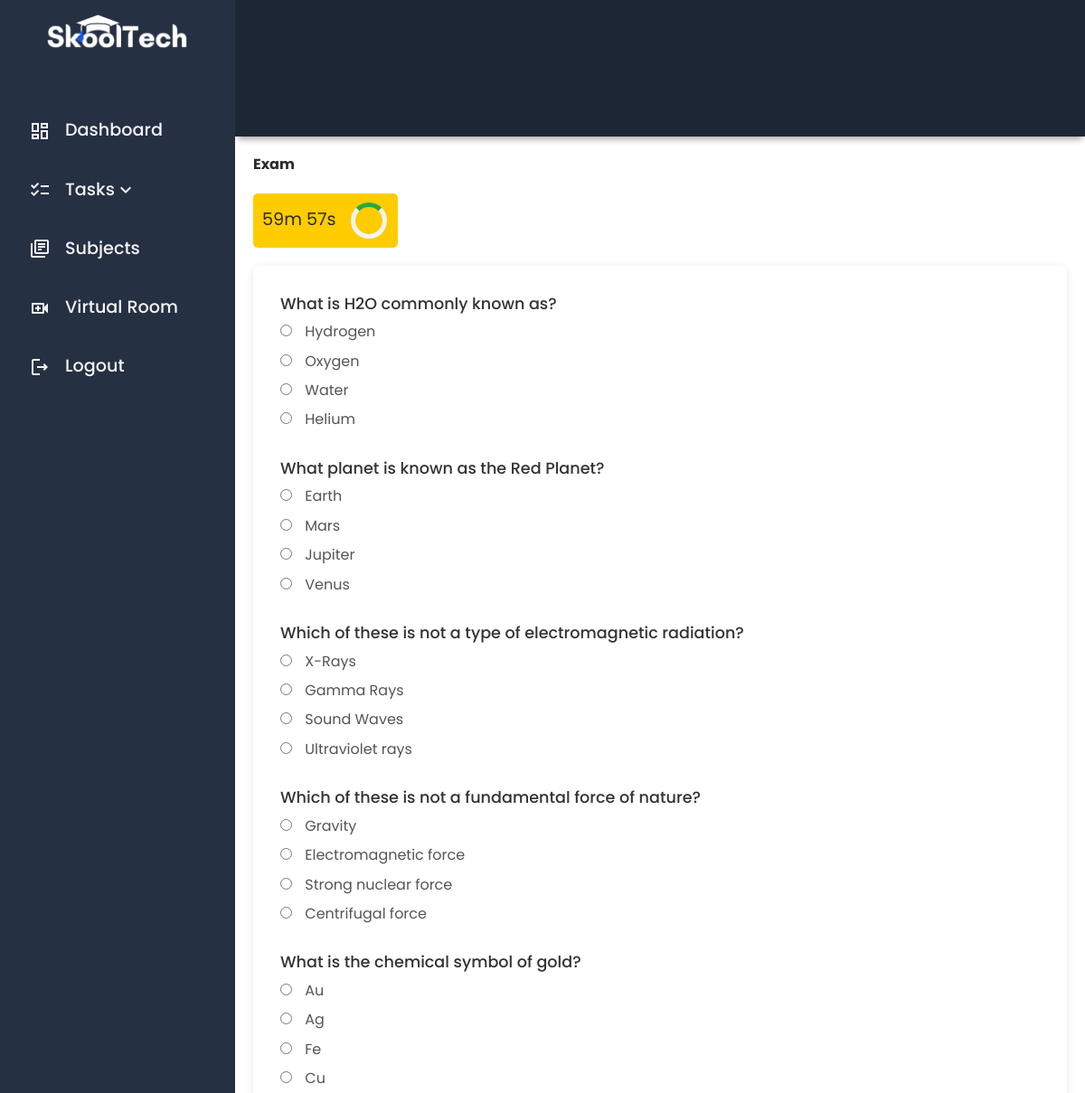
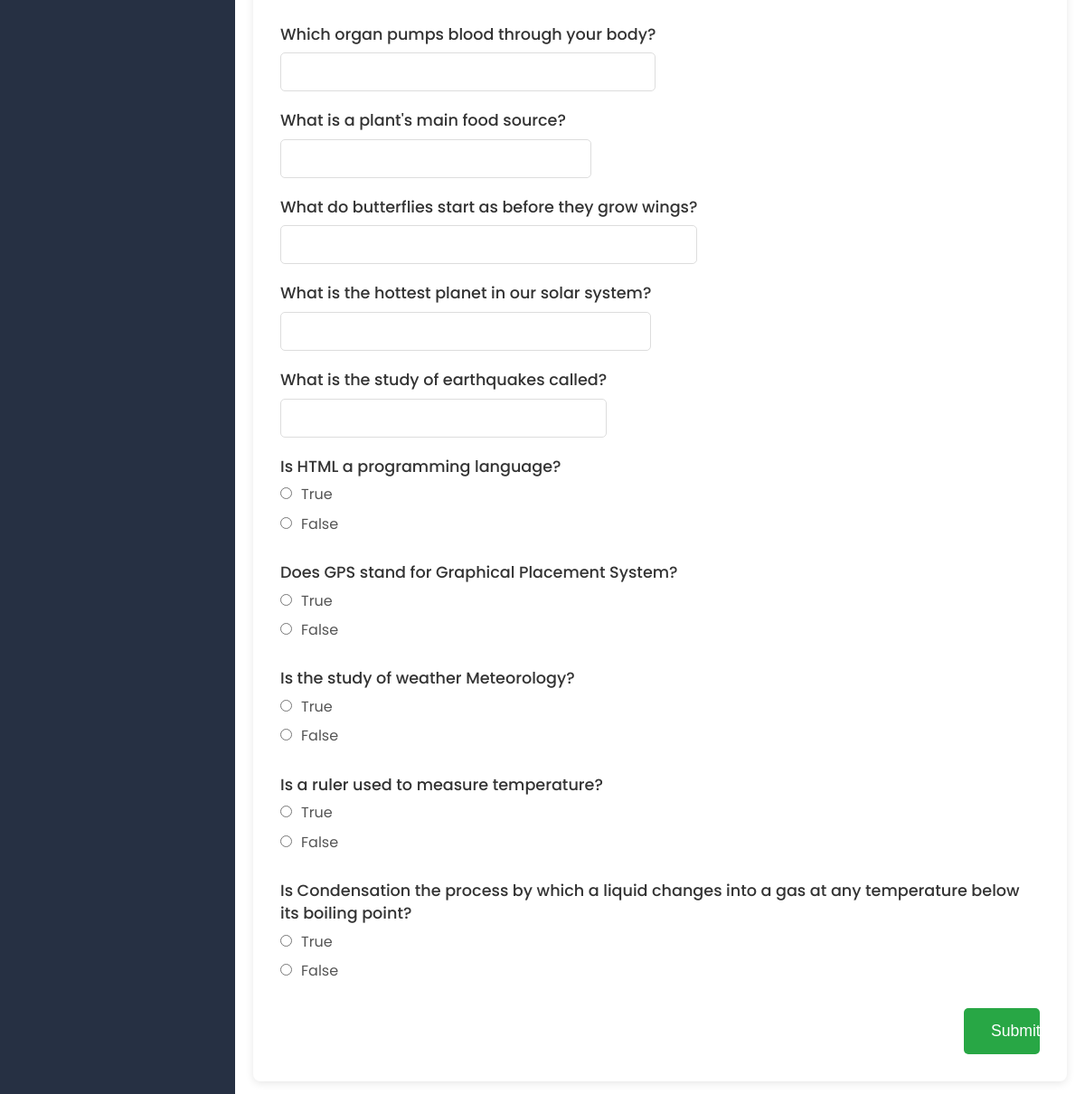
/take_exam.php?exam_id=1 (signed in), run on the app's committed database (2 pictures, top to bottom).
### tables this page shows
CREATE TABLE exam_questions (
    id INT AUTO_INCREMENT PRIMARY KEY,
    exam_id INT NOT NULL,
    question_type ENUM('multiple_choice', 'identification', 'true_false') NOT NULL,
    question_text TEXT NOT NULL,
    choice_a VARCHAR(255),
    choice_b VARCHAR(255),
    choice_c VARCHAR(255),
    choice_d VARCHAR(255),
    correct_answer VARCHAR(255),
    FOREIGN KEY (exam_id) REFERENCES exams(id)
);

### take_exam.php (the view, shortened to what this page needs)
<?php
$servername = "localhost";
$username = "root";
$password = "";
$dbname = "skooltech";
$conn = new mysqli($servername, $username, $password, $dbname);
$exam_id = intval($_GET['exam_id']);
$sql_questions = "SELECT * FROM exam_questions WHERE exam_id = ?";
$stmt_questions = $conn->prepare($sql_questions);
$stmt_questions->bind_param("i", $exam_id);
$stmt_questions->execute();
$result_questions = $stmt_questions->get_result();
?>
<!DOCTYPE html>
<html lang="en">
<head>
    <link rel="stylesheet" href="./dist/scss/main.min.css">
</head>
<body>
<div class="grid-container">
    <div class="header">
    </div>
    <div id="sidenav">
        <div class="sidenav__wrapper">
            <div class="sidenav__img">
                <img src="./dist/img/skooltech-logo.png" alt="">
            </div>
            <div class="sidenav-list">
                <ul>
                    <li><a href="./user_dashboard.php"><span class="material-icons-outlined">dashboard</span>Dashboard</a></li>
                    <li>
                        <a href="#" class="dropdown-toggle">
                            <span class="material-icons-outlined">checklist</span> Tasks
                            <span class="material-icons-outlined chevron-icon">keyboard_arrow_down</span>
                        </a>
                    </li>
                    <li>
                        <a href="./user_subjects.php"><span class="material-icons-outlined">library_books</span> Subjects</a>
                    </li>
                    <li><a href="user_virtualroom.php"><span class="material-icons-outlined">video_call</span>Virtual Room</a></li>
                    <li><a href="logout.php"><span class="material-icons-outlined">logout</span>Logout</a></li>
                </ul>
            </div>
        </div>
    </div>
    <main class="main-container">
        <h2>Exam</h2>
        <div class="timer-container">
            <div class="timer" id="timer"></div>
            <div class="spinner"></div>
        </div>
            <form id="examForm" action="take_exam.php?exam_id=<?php echo htmlspecialchars($exam_id); ?>" method="POST">
                <?php while ($row = $result_questions->fetch_assoc()): ?>
                    <div class="question">
                        <p><?php echo htmlspecialchars($row['question_text']); ?></p>
                        <?php if ($row['question_type'] == 'multiple_choice'): ?>
                            <label>
                                <input type="radio" name="answers[<?php echo htmlspecialchars($row['id']); ?>]" value="A" required>
                                <?php echo htmlspecialchars($row['choice_a']); ?>
                            </label>
                            <label>
                                <input type="radio" name="answers[<?php echo htmlspecialchars($row['id']); ?>]" value="B" required>
                                <?php echo htmlspecialchars($row['choice_b']); ?>
                            </label>
                            <label>
                                <input type="radio" name="answers[<?php echo htmlspecialchars($row['id']); ?>]" value="C" required>
                                <?php echo htmlspecialchars($row['choice_c']); ?>
                            </label>
                            <label>
                                <input type="radio" name="answers[<?php echo htmlspecialchars($row['id']); ?>]" value="D" required>
                                <?php echo htmlspecialchars($row['choice_d']); ?>
                            </label>
                        <?php elseif ($row['question_type'] == 'true_false'): ?>
                            <label>
                                <input type="radio" name="answers[<?php echo htmlspecialchars($row['id']); ?>]" value="true" required>True
                            </label>
                            <label>
                                <input type="radio" name="answers[<?php echo htmlspecialchars($row['id']); ?>]" value="false" required>False
                            </label>
                        <?php elseif ($row['question_type'] == 'identification'): ?>
                            <input type="text" name="answers[<?php echo htmlspecialchars($row['id']); ?>]" required>
                        <?php endif; ?>
                    </div>
                <?php endwhile; ?>
                <button type="submit">Submit</button>
            </form>
    </main>
</div>
</body>
</html>

### take_exam.php (style rules this page uses)
.timer { font-size: 1.2em; }
.timer-container { display: flex; background-color: #ffcc00; padding: 10px; border-radius: 5px; width: 160px; margin-bottom: 20px; align-items: center; gap: 1rem; }
.spinner { width: 40px; height: 40px; border: 5px solid #f3f3f3; border-top: 5px solid #28a745; border-radius: 50%; animation: spin 2s linear infinite; }
form { background-color: white; padding: 30px; border-radius: 8px; box-shadow: 0 2px 10px rgba(0, 0, 0, 0.1); display: flex; flex-direction: column; align-items: flex-start; position: relative; }
.question { margin-bottom: 20px; }
.question p { font-size: 1.1rem; font-weight: 500; color: #333; margin-bottom: .5rem; }
.question label { display: block; margin-bottom: 10px; font-size: 1rem; color: #555; }
.question input[type="radio"], .question input[type="text"] { margin-right: 10px; }
.question input[type="text"] { padding: 8px; border-radius: 5px; border: 1px solid #ddd; width: 100%; }
button[type="submit"] { background-color: #28a745; color: white; font-size: 1.1rem; border: none; padding: 15px 30px; border-radius: 5px; cursor: pointer; width: 10%; align-self: flex-end; transition: background-color 0.3s ease; }

### data on the page
exam_questions: question_text "What is H2O commonly known as?", choice_a "Hydrogen", choice_b "Oxygen", choice_c "Water", choice_d "Helium"
exam_questions: question_text "What planet is known as the Red Planet?", choice_a "Earth", choice_b "Mars", choice_c "Jupiter", choice_d "Venus"
exam_questions: question_text "Which of these is not a type of electromagnetic radiation?", choice_a "X-Rays", choice_b "Gamma Rays", choice_c "Sound Waves", choice_d "Ultraviolet rays"
exam_questions: question_text "Which of these is not a fundamental force of nature?", choice_a "Gravity", choice_b "Electromagnetic force", choice_c "Strong nuclear force", choice_d "Centrifugal force"
exam_questions: question_text "What is the chemical symbol of gold?", choice_a "Au", choice_b "Ag", choice_c "Fe", choice_d "Cu"
exam_questions: question_text "Which organ pumps blood through your body?"
exam_questions: question_text "What is a plant's main food source?"
exam_questions: question_text "What do butterflies start as before they grow wings?"
exam_questions: question_text "What is the hottest planet in our solar system?"
exam_questions: question_text "What is the study of earthquakes called?"
exam_questions: question_text "Is HTML a programming language?"
exam_questions: question_text "Does GPS stand for Graphical Placement System?"
exam_questions: question_text "Is the study of weather Meteorology?"
exam_questions: question_text "Is a ruler used to measure temperature?"
exam_questions: question_text "Is Condensation the process by which a liquid changes into a gas at any temperature below its boiling point?"
